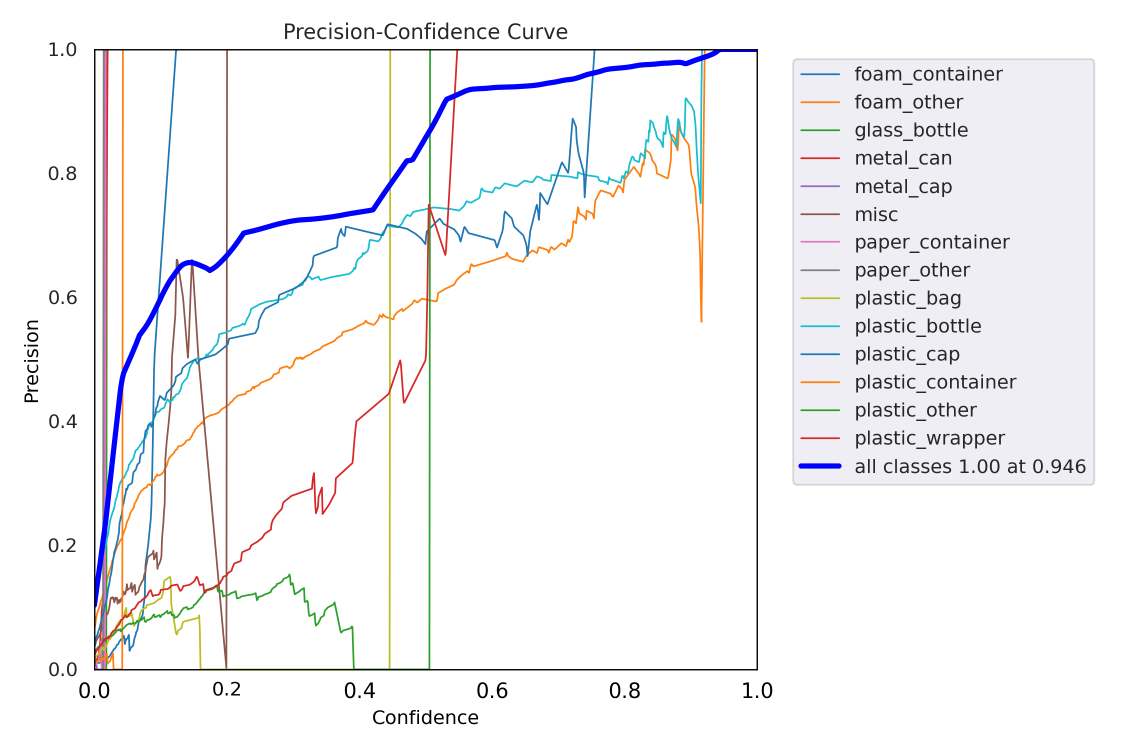
#> input picture training/exp2/P_curve.png, 2250 x 1500 px, given as the content of the folder images, which was not available (shown at 1/2 size)
$ python resize.py
#> lines starting #> are read from the running program, lines starting #| are printed output that depends on the picture
import cv2

import os
from pathlib import Path
import argparse
import sys


def resize_images(image_dir, target_width,output_dir):
#> called with image_dir = 'images', target_width = 640, output_dir = 'resized_images'
        fn = Path(output_dir)
        fn.mkdir(parents=True, exist_ok=True)
        images = os.listdir(image_dir)
        i = 0
        print('resizing images:')
        for filename in images:
            sys.stdout.write(f'\r {i}/{len(images)}')
            i += 1
            image = cv2.imread(os.path.join(image_dir,filename))
#> image is the input picture: shape (1500, 2250, 3); mean B, G, R 245.4, 243.7, 244
            height, width, _ = image.shape
#> height = 1500; width = 2250
            aspect_ratio = width / height
#> aspect_ratio = 1.5

            # Calculate the new height based on the target width and aspect ratio
            target_height = int(target_width / aspect_ratio)
#> target_height = 426

            image = cv2.resize(image, (int(target_width),int(target_height)), interpolation=cv2.INTER_AREA)
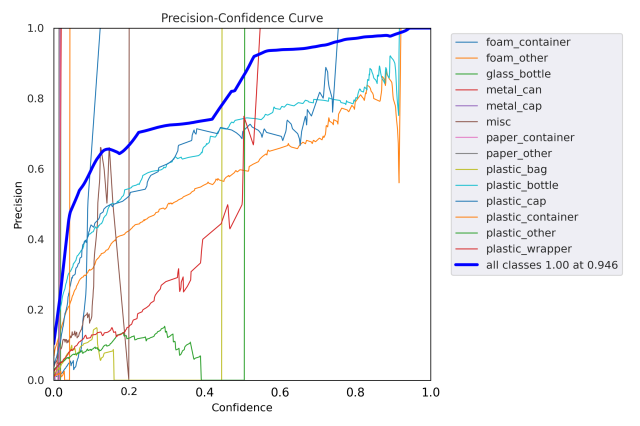
#> image: shape (426, 640, 3); mean B, G, R 245.4, 243.7, 244
            cv2.imwrite(os.path.join(output_dir,filename), image)
        print('\nDone!')


parser = argparse.ArgumentParser(description='Resize images')
parser.add_argument('--image_dir', type=str, default='images', help='path to the images')
parser.add_argument('--output_dir', type=str, default='resized_images', help='path to the resized images')
parser.add_argument('--target_width', type=int, default=640, help='width of the resized images')


if __name__ == '__main__':
    args = parser.parse_args()

    resize_images(args.image_dir, args.target_width,args.output_dir)

$ run again, on training/exp2/R_curve.png
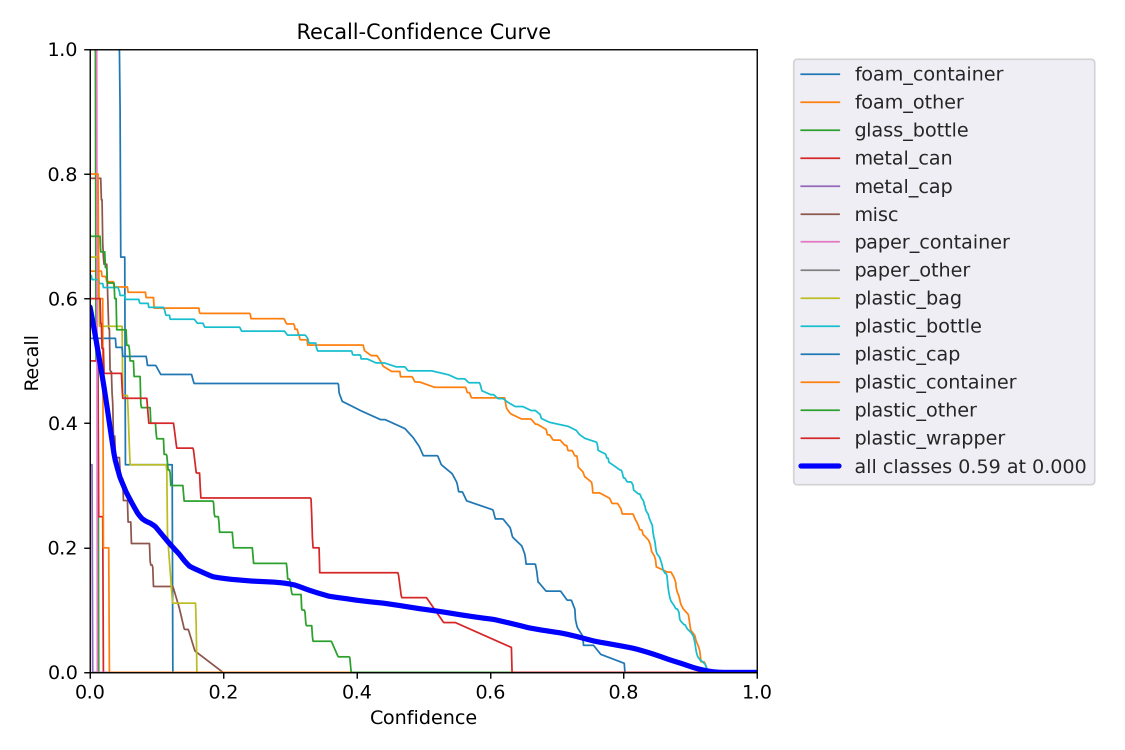
#> input picture training/exp2/R_curve.png, 2250 x 1500 px, given as the content of the folder images, which was not available (shown at 1/2 size)
#> in resize_images, image is the input picture: shape (1500, 2250, 3); mean B, G, R 246.9, 245.1, 245.2
#> in resize_images, `image = cv2.resize(image, (int(target_width),int(target_height)), inte..`:
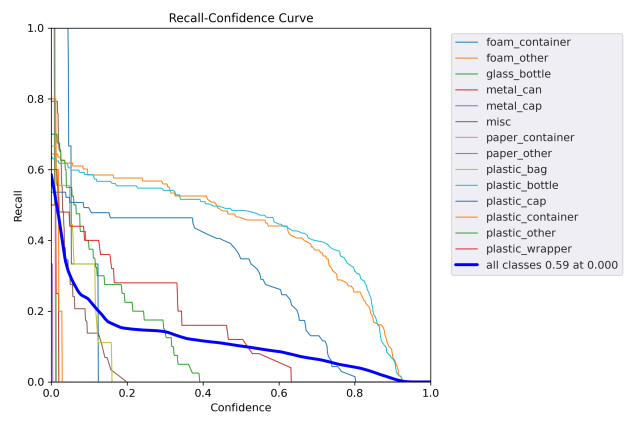
#> image: shape (426, 640, 3); mean B, G, R 246.9, 245.1, 245.2

$ run again, on training/exp2/confusion_matrix.png
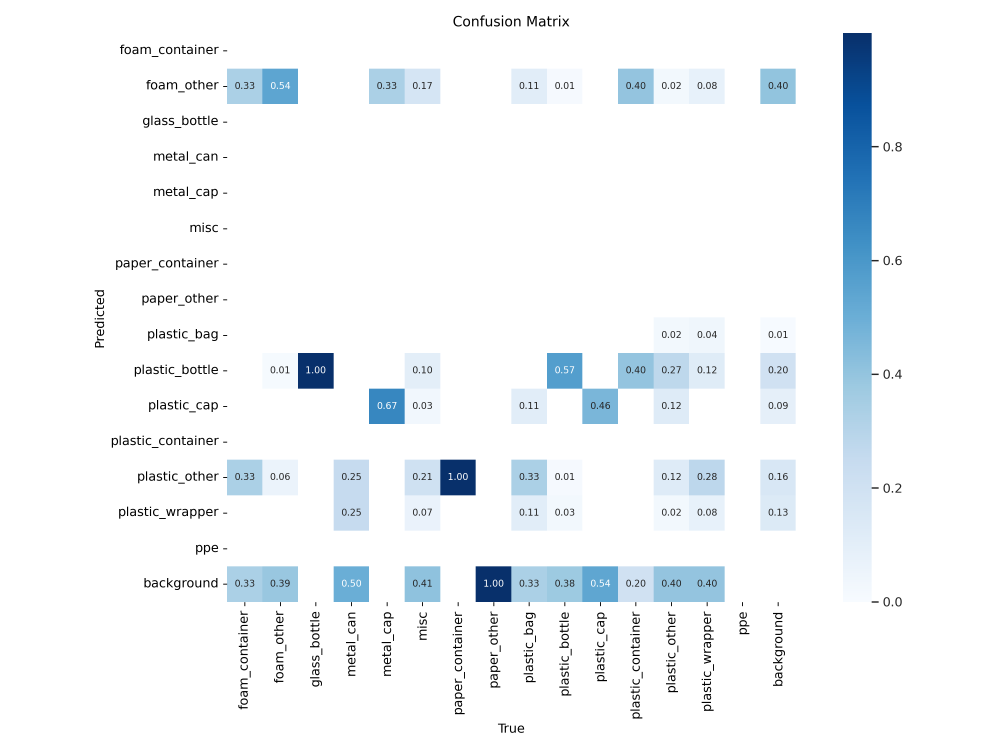
#> input picture training/exp2/confusion_matrix.png, 3000 x 2250 px, given as the content of the folder images, which was not available (shown at 1/3 size)
#> in resize_images, image is the input picture: shape (2250, 3000, 3); mean B, G, R 248.7, 246, 242.4
#> in resize_images, `image = cv2.resize(image, (int(target_width),int(target_height)), inte..`:
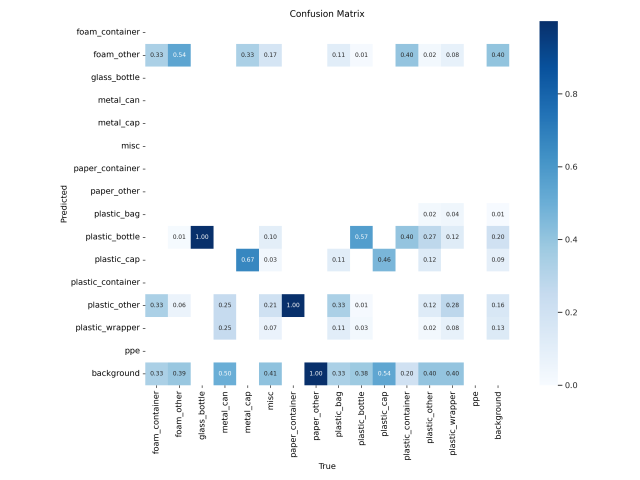
#> image: shape (480, 640, 3); mean B, G, R 248.7, 246, 242.4
